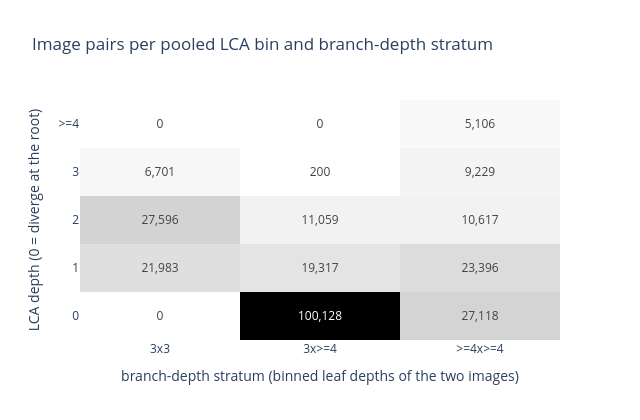

Notebook code for this chart:
### Code cell
counts = ts.pair_counts(PARTS)
ts.fig_pair_counts(counts).show()
print(counts.to_string())
print("\nKM distance per pooled LCA bin:")
print(ts.km_vs_lca(KM, PARTS, pooled=True).to_string())

### Figure 1 — Plotly figure (JSON) as saved in the notebook; plotly's stock layout.template omitted (floating-point values rounded to 4 significant figures)
{"data": [{"colorscale": [[0.0, "rgb(255,255,255)"], [0.125, "rgb(240,240,240)"], [0.25, "rgb(217,217,217)"], [0.375, "rgb(189,189,189)"], [0.5, "rgb(150,150,150)"], [0.625, "rgb(115,115,115)"], [0.75, "rgb(82,82,82)"], [0.875, "rgb(37,37,37)"], [1.0, "rgb(0,0,0)"]], "showscale": false, "text": [[0, 100128, 27118], [21983, 19317, 23396], [27596, 11059, 10617], [6701, 200, 9229], [0, 0, 5106]], "texttemplate": "%{text:,}", "type": "heatmap", "x": ["3x3", "3x>=4", ">=4x>=4"], "y": ["0", "1", "2", "3", ">=4"], "z": [[0, 100128, 27118], [21983, 19317, 23396], [27596, 11059, 10617], [6701, 200, 9229], [0, 0, 5106]]}], "layout": {"height": 420, "title": {"text": "Image pairs per pooled LCA bin and branch-depth stratum"}, "width": 640, "xaxis": {"title": {"text": "branch-depth stratum (binned leaf depths of the two images)"}}, "yaxis": {"title": {"text": "LCA depth (0 = diverge at the root)"}}}}
